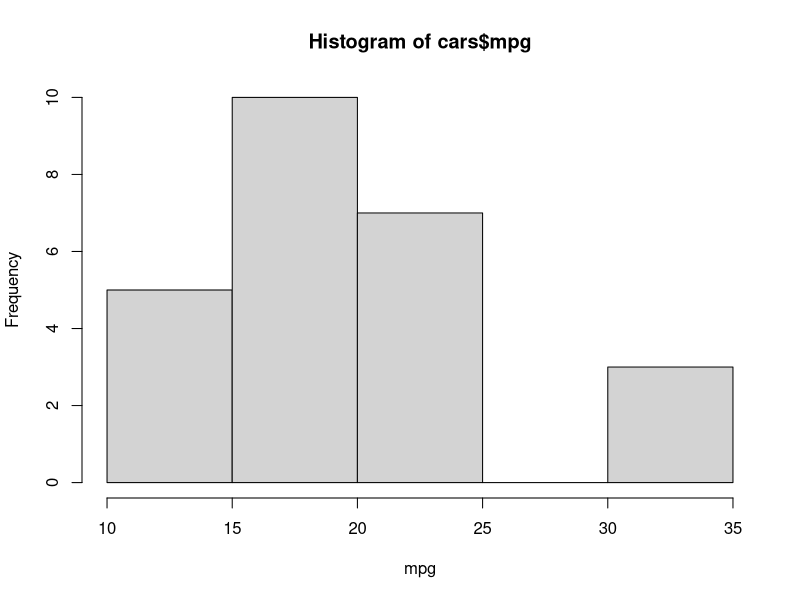

Generate this figure with R:
#
# Reading the table
#
cars = read.table("./homework1/homework1/cars.csv", header = T, sep=",")
#
#1. What are the variables in the file?
#
colnames(cars)

#
#Find the mean, median, minimum, maximum, 1st quartile and 3rd quartile for the mpg variable.
#

summary(cars$mpg)
#
#Create a histogram of the mpg variable.
#

hist(cars$mpg,xlab="mpg")

#
#What is the standard deviation of mpg variable?
#
sd(cars$mpg)

#
#What is the variance of mpg variable?
#
var(cars$mpg)

#
#What is the relationship of the standard deviation to the variance? Why does the standard deviation
#and variance of the mpg variable differ?
#
#Standard deviation = squareroot(variance)


#
#How many data points are there for the cyl variable?
#

length(cars$cyl[!is.na(cars$cyl)])

#
#What is the mean of the cyl variable?
#

mean(cars$cyl,na.rm=TRUE)